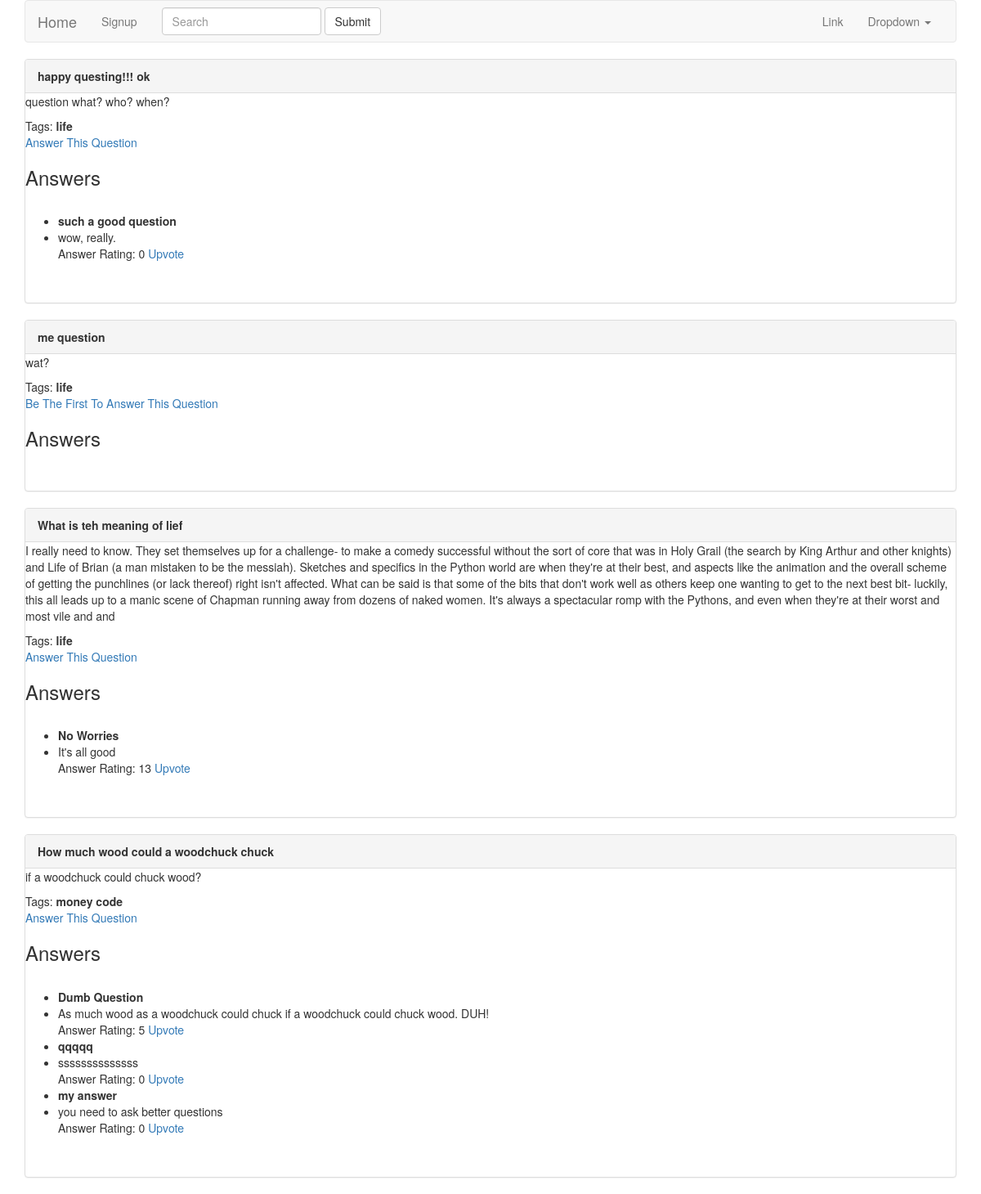
The page / on the database its author committed.
### duckapp/models.py (models this page shows, shortened)
class Question(models.Model):
    asker = models.ForeignKey('auth.User')
    title = models.CharField(max_length=255)
    question_text = models.TextField()
    tags = models.ManyToManyField(Tag, blank=True)
    timestamp = models.DateTimeField(auto_now_add=True)
    class Meta:
        ordering = ["-timestamp"]

class Tag(models.Model):
    name = models.CharField(max_length=50)
    def __str__(self):
        return "{}".format(self.name)

class Answer(models.Model):
    answerer = models.ForeignKey('auth.User')
    question = models.ForeignKey(Question)
    answer_text = models.TextField()
    score = models.IntegerField(default=0)
    title = models.CharField(max_length=255)
    timestamp = models.DateTimeField(auto_now_add=True)

### duckapp/views.py (the view)
# urls.py: url(r'^$', IndexView.as_view(), name='index'),
class IndexView(ListView):
    template_name = 'index.html'
    model = Question

### duckapp/templates/index.html
{% extends 'base.html' %}
{% block content %}
<div class="container">
    {% for question in object_list %}
        <div class="panel panel-default">
            <div class="panel-heading"><b>{{ question.title }}</b></div>
            <p>{{ question.question_text}}</p>
            Tags:
            {% for tag in question.tags.all %}
                <b>{{ tag }}</b>
            {% endfor %}
            <br>
        {% if not question.answer_set.all %}
            <a href="{% url 'answer_create' question.pk %}">Be The First To Answer This Question</a>
        {% else %}
            <a href="{% url 'answer_create' question.pk %}">Answer This Question</a>
        {% endif %}
        <br>
        <h3>Answers</h3>
        <ul>
        {% for answer in question.answer_set.all %}
            <br>
                <li><b>{{ answer.title }}</b></li>
            <li>{{ answer.answer_text }}</li>
            Answer Rating: {{ answer.score }}
            <a href="{% url 'upvote' answer.pk %}">Upvote</a>
        {% endfor %}
        </ul>
        <br><br>
        </div>
    {% endfor %}
</div>
{% endblock %}

### rows shown on the page
Question: title "happy questing!!! ok", question_text "question what? who? when?", shows "Answer This Question"
Tag: name "life"
Answer: title "such a good question", answer_text "wow, really.", score "0"
Question: title "me question", question_text "wat?", shows "Be The First To Answer This Question"
Question: title "What is teh meaning of lief", question_text "I really need to know. They set themselves up for a challenge- to make a comedy successful without the sort of core that was in Holy Grail (the search by King Arthur and other knights) and Life of Brian (a man mistaken to be the messiah). Sketches and specifics in the Python world are when they're at their best, and aspects like the animation and the overall scheme of getting the punchlines (or lack thereof) right isn't affected. What can be said is that some of the bits that don't work well as others keep one wanting to get to the next best bit- luckily, this all leads up to a manic scene of Chapman running away from dozens of naked women. It's always a spectacular romp with the Pythons,…", shows "Answer This Question"
Answer: title "No Worries", answer_text "It's all good", score "13"
Question: title "How much wood could a woodchuck chuck", question_text "if a woodchuck could chuck wood?", shows "Answer This Question"
Tag: name "money"
Tag: name "code"
Answer: title "Dumb Question", answer_text "As much wood as a woodchuck could chuck if a woodchuck could chuck wood. DUH!", score "5"
Answer: title "qqqqq", answer_text "ssssssssssssss", score "0"
Answer: title "my answer", answer_text "you need to ask better questions", score "0"
